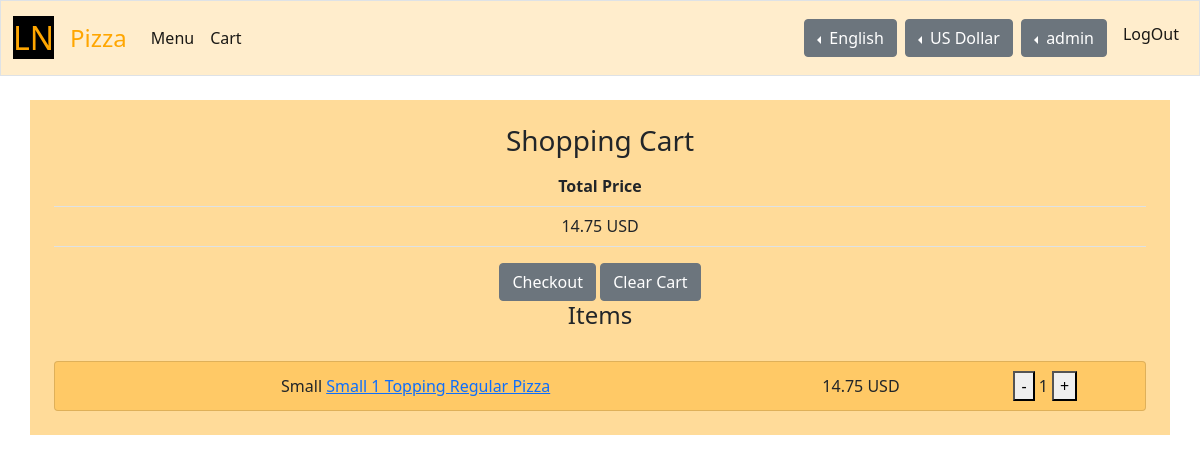
The app's page /cart (signed in) with its own data.
### texts/models.py (models this page shows, shortened)
class Phrase(models.Model):
    words = models.TextField(blank=True)
    languages = models.ManyToManyField(
        Iso_639_LanguageCode, blank=True,
        related_name='languages_Phrase_related'
    )
    translation_of = models.ForeignKey(
        'self', blank=True, null=True, on_delete=models.CASCADE,
        related_name='translation_of_Phrase_related'
    )
    def translate_to(self, language):
        origin_languages = self.languages.all().order_by('sort_number')
        if origin_languages and len(origin_languages) > 0:
            origin_language = origin_languages[0].english_name
        else:
            origin_language = None
        translated = {
            'words': self.words,
            'language': origin_language,
        }
        if not language:
            return translated
        else:
            for origin_language in origin_languages:
                if language.code == origin_language:
                    return translated
        translations = set(self.translation_of_Phrase_related.all())
        if self.translation_of:
            translations.add(self.translation_of)
        return translated
    def to_dict(self, **settings):
        dict = {}
        dict['id'] = self.id
        dict['words'] = self.words
        dict['languages'] = []
        languages = self.languages.all().order_by('sort_number')
        for language in languages:
            dict['languages'].append(language.english_name)
        dict['translation_of'] = to_dict(self.translation_of, **settings)
        if settings and settings['language']:
            language = settings['language']
        else:
            language = None
        dict['translated'] = self.translate_to(language)
        return dict

### currencies/models.py (models this page shows, shortened)
class Iso_4217_CurrencyCode(models.Model):
    entity = models.CharField(max_length=64)
    currency = models.CharField(max_length=64)
    alphabetic_code = models.CharField(max_length=3, blank=True)
    numeric_code = models.DecimalField(
        max_digits=3, decimal_places=0, blank=True, null=True
    )
    minor_unit = models.IntegerField(default=2, blank=True)
    sort_number = models.FloatField(default=0, blank=True)

### orders/views.py (the view)
# urls.py: path("cart", views.cart, name="cart"),
def cart(request):
    if not request.user.is_authenticated:
        return HttpResponseRedirect(reverse('index'))
    pages_basic_data = get_pages_basic_data(request)
    language = pages_basic_data['language']
    currency = pages_basic_data['currency']
    user_settings = pages_basic_data['user_settings']
    settings = pages_basic_data['settings']
    languages = pages_basic_data['languages']
    currencies = pages_basic_data['currencies']
    order = Order.objects.filter(user=request.user).first()
    if order:
        order_check = order.check_count()
        if order_check['count'] > 0:
            order_dict = to_dict(order, language=language, currency=currency)
            calc_order_price(order_dict)
        else:
            order.cancel()
            order_dict = {}
            order_check = {}
    else:
        order_dict = {}
        order_check = {}
    context = {
        'settings': settings,
        'user_settings': user_settings,
        'languages': languages,
        'currencies': currencies,
        'order': order_dict,
        'order_check': order_check,
    }
    request.session['page'] = reverse('cart')
    return render(request, 'orders/cart.html', context)

### orders/models.py (called while the page is built)
def check_objects_counts(objects, range=None):
    count = 0
    in_range = True
    for object in objects:
        check = object.check_count(range)
        count += check['count']
        if not check['in_range']:
            in_range = False
    if range:
        if count < range.min:
            in_range = False
        elif range.max >= 0 and count > range.max:
            in_range = False
    return {
        'count': count,
        'in_range': in_range,
    }

    def to_dict(self, **settings):
        dict = {}
        dict['id'] = self.id
        dict['language'] = to_dict(self.language, **settings)
        dict['currency'] = to_dict(self.currency, **settings)
        return dict

    def to_dict(self, **settings):
        dict = {}
        dict['id'] = self.id
        dict['sort_number'] = self.sort_number
        dict['short_name'] = to_dict(self.short_name, **settings)
        dict['long_name'] = to_dict(self.long_name, **settings)
        dict['quantity'] = to_dict(self.quantity, **settings)
        dict['img'] = {}
        if self.img:
            dict['img']['name'] = self.img.name
            dict['img']['path'] = self.img.path
            dict['img']['url'] = self.img.url
            dict['img']['height'] = self.img.height
            dict['img']['width'] = self.img.width
        return dict

    def to_dict(self, **settings):
        dict = {}
        dict['id'] = self.id
        dict['min'] = self.min
        dict['max'] = self.max
        return dict

    def to_dict(self, **settings):
        dict = MenuCommonFields.to_dict(self, **settings)
        return dict

    def to_dict(self, **settings):
        dict = MenuCommonFields.to_dict(self, **settings)
        dict['flavors'] = to_dict_list(self.flavors, 'sort_number', **settings)
        dict['flavors_count'] = to_dict(self.flavors_count, **settings)
        dict['sizes'] = to_dict_list(self.sizes, 'sort_number', **settings)
        dict['sizes_count'] = to_dict(self.sizes_count, **settings)
        return dict

    def to_dict(self, **settings):
        dict = MenuCommonFields.to_dict(self, **settings)
        dict['addings'] = to_dict_list(self.addings, 'sort_number', **settings)
        dict['addings_count'] = to_dict(self.addings_count, **settings)
        dict['sizes'] = to_dict_list(self.sizes, 'sort_number', **settings)
        dict['sizes_count'] = to_dict(self.sizes_count, **settings)
        return dict

    def check_count(self, range=None):
        return super().check_count(range)

### orders/templates/orders/cart.html (shortened to what this page needs)
{% extends "orders/base.html" %}
{% block main %}
    <h3>{{ settings.cart_page_header.translated.words }}</h3>
    {% if order.dishes %}
        <table style="width:100%" class="table">
            <tr>
                <th>Total Price</th>
            <tr>
            <tr>
                <td>
                    <span id="total-price">{{order.price.value|floatformat:2 }}</span>
                    {{ order.price.unit }}
                </td>
        </table>
        <button type="button" id="checkout-button" class="btn btn-secondary">Checkout</button>
        <a class="btn btn-secondary" href="{% url 'clear_cart' %}" role="button">Clear Cart</a>
        <h4>{{ settings.pages_items_header.translated.words }}</h4>
    {% else %}
        <h4>{{ settings.pages_no_items_header.translated.words }}</h4>
    {% endif %}
    <ul class="list-group pt-4">
        {% for order_dish in order.dishes %}
            {% for order_type in order_dish.types %}
                {% include "orders/cart-order-type.html" %}
            {% endfor %}
        {% endfor %}
    </ul>
{% endblock %}

### orders/templates/orders/base.html (shortened to what this page needs)
{% extends "orders/ln/ln-base.html" %}
{% load static %}
{% block product_head %}
    <link href="{% static 'orders/styles/style.css' %}" rel="stylesheet">
{% endblock %}
{% block product_navbar %}
    <div class="collapse navbar-collapse" id="navbarSupportedContent">
        {% if user.is_authenticated %}
        <ul class="navbar-nav me-auto mb-2 mb-lg-0">
            <li class="nav-item">
                <a class="nav-link active" aria-current="page" href="{% url 'menu' %}">Menu</a>
            </li>
            <li class="nav-item">
                <a class="nav-link active" aria-current="page" href="{% url 'cart' %}">Cart</a>
            </li>
        </ul>
        <div class="dropstart me-2">
            <button class="btn btn-secondary dropdown-toggle" type="button" id="dropdownMenuButton1" data-bs-toggle="dropdown" aria-expanded="false">
                {{ user_settings.language.name.words }}
            </button>
        </div>
        <div class="dropstart me-2">
            <button class="btn btn-secondary dropdown-toggle" type="button" id="dropdownMenuButton2" data-bs-toggle="dropdown" aria-expanded="false">
                {{ user_settings.currency.name.translated.words }}
            </button>
        </div>
        <div class="dropstart me-2">
                <button class="btn btn-secondary dropdown-toggle" type="button" id="dropdownMenuButton3" data-bs-toggle="dropdown" aria-expanded="false">
                    {{ user.username }}
                </button>
            </div>
            <ul class="navbar-nav mb-2">
                <li class="nav-item">
                    <a class="nav-link active" aria-current="page" href="{% url 'logout' %}">LogOut</a>
                </li>
            </ul>
        {% endif %}
    </div>
{% endblock %}
{% block product_name %}
    {{ settings.product_name.translated.words }}
{% endblock %}
{% block product_main %}
    <main class="container p-4 my-4 ln-container00">
        {% block main %}
        {% endblock %}
    </main>
{% endblock %}

### orders/templates/orders/cart-order-size.html (shortened to what this page needs)
<li class="list-group-item ln-container01">
    <table style="width:100%">
        <tr>
            <td>
                {{ order_size.menu.short_name.translated.words }}
                <a href="{% url 'order_item' order_dish.id|default:None %}">
                    {{ order_size.menu.long_name.translated.words }}
                </a>
            </td>
            <td>
                {{ order_dish.price.value|floatformat:2 }}
                {{ order_dish.price.unit }}
            </td>
            <td>
                <form action="{% url 'alter_order' %}" method="post">
                    <button type="submit" name="submit" value="dec-size-count">-</button>
                    <span>{{ order_size.count }}</span>
                    <button type="submit" name="submit" value="inc-size-count">+</button>
                </form>
            </td>
        </tr>
    </table>
</li>

### orders/static/orders/styles/ln/ln-style.css (style rules this page uses)
.ln-container00 { background-color: #ffdb99; }
.ln-container01 { background-color: #ffc966; }

### orders/static/orders/styles/style.css (style rules this page uses)
main { overflow-x: auto; text-align: center; }

### records on screen
Phrase: product_name.translated.words "Pizza"
Phrase: language.name.words "English"
Phrase: currency.name.translated.words "US Dollar"
Phrase: cart_page_header.translated.words "Shopping Cart"
Iso_4217_CurrencyCode: price.unit "USD", price.unit "USD"
Phrase: pages_items_header.translated.words "Items"
Phrase: menu.short_name.translated.words "Small"
Phrase: menu.long_name.translated.words "Small 1 Topping Regular Pizza"

### other values on screen
{{ user.username }} "admin"
{{ order.price.value|floatformat:2 }} "14.75"
{{ order_dish.price.value|floatformat:2 }} "14.75"
{{ order_size.count }} "1"
